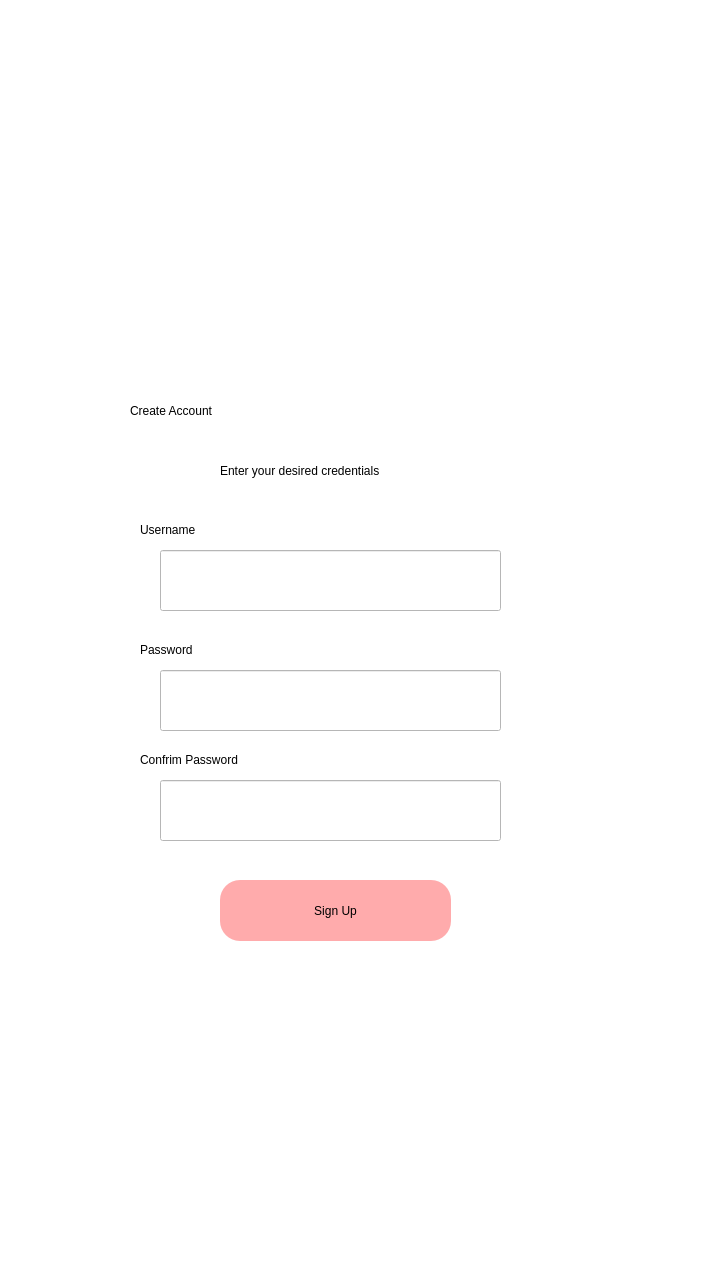
<?xml version="1.0" encoding="UTF-8"?>
<ui version="4.0">
 <class>Dialog</class>
 <widget class="QDialog" name="Dialog">
  <property name="geometry">
   <rect>
    <x>0</x>
    <y>0</y>
    <width>720</width>
    <height>1280</height>
   </rect>
  </property>
  <property name="windowTitle">
   <string>Dialog</string>
  </property>
  <widget class="QWidget" name="widget" native="true">
   <property name="geometry">
    <rect>
     <x>0</x>
     <y>0</y>
     <width>720</width>
     <height>1280</height>
    </rect>
   </property>
   <property name="styleSheet">
    <string notr="true">background-color: rgb(255, 255, 255);

</string>
   </property>
   <widget class="QLabel" name="label">
    <property name="geometry">
     <rect>
      <x>130</x>
      <y>360</y>
      <width>421</width>
      <height>101</height>
     </rect>
    </property>
    <property name="styleSheet">
     <string notr="true">color: rgb(0, 0, 0);
font: 36pt &quot;Monospace&quot;;
</string>
    </property>
    <property name="text">
     <string>Create Account</string>
    </property>
   </widget>
   <widget class="QLineEdit" name="Email">
    <property name="geometry">
     <rect>
      <x>160</x>
      <y>550</y>
      <width>341</width>
      <height>61</height>
     </rect>
    </property>
    <property name="styleSheet">
     <string notr="true">font: 12pt &quot;Modern&quot;;</string>
    </property>
   </widget>
   <widget class="QLabel" name="label_2">
    <property name="geometry">
     <rect>
      <x>140</x>
      <y>520</y>
      <width>161</width>
      <height>20</height>
     </rect>
    </property>
    <property name="styleSheet">
     <string notr="true">color: rgb(0, 0, 0);
font: 15pt &quot;Monospace&quot;;
</string>
    </property>
    <property name="text">
     <string>Username</string>
    </property>
   </widget>
   <widget class="QLabel" name="label_3">
    <property name="geometry">
     <rect>
      <x>140</x>
      <y>640</y>
      <width>161</width>
      <height>20</height>
     </rect>
    </property>
    <property name="styleSheet">
     <string notr="true">color: rgb(0, 0, 0);
font: 15pt &quot;Monospace&quot;;
</string>
    </property>
    <property name="text">
     <string>Password</string>
    </property>
   </widget>
   <widget class="QPushButton" name="SignUp">
    <property name="geometry">
     <rect>
      <x>220</x>
      <y>880</y>
      <width>231</width>
      <height>61</height>
     </rect>
    </property>
    <property name="styleSheet">
     <string notr="true">color: rgb(0, 0, 0);
background-color: rgb(255, 171, 172);
border-radius:20px;
font: 16pt &quot;Monospace&quot;;</string>
    </property>
    <property name="text">
     <string>Sign Up</string>
    </property>
   </widget>
   <widget class="QLabel" name="label_4">
    <property name="geometry">
     <rect>
      <x>220</x>
      <y>450</y>
      <width>241</width>
      <height>41</height>
     </rect>
    </property>
    <property name="styleSheet">
     <string notr="true">color: rgb(0, 0, 0);
font: 10pt &quot;Monospace&quot;;
</string>
    </property>
    <property name="text">
     <string>Enter your desired credentials</string>
    </property>
   </widget>
   <widget class="QLineEdit" name="Password">
    <property name="geometry">
     <rect>
      <x>160</x>
      <y>670</y>
      <width>341</width>
      <height>61</height>
     </rect>
    </property>
    <property name="styleSheet">
     <string notr="true">font: 12pt &quot;Modern&quot;;</string>
    </property>
   </widget>
   <widget class="QLabel" name="accountError">
    <property name="geometry">
     <rect>
      <x>150</x>
      <y>850</y>
      <width>351</width>
      <height>21</height>
     </rect>
    </property>
    <property name="styleSheet">
     <string notr="true">font: 12pt &quot;MS Shell Dlg 2&quot;;
color: rgb(255, 0, 0);</string>
    </property>
    <property name="text">
     <string/>
    </property>
   </widget>
   <widget class="QLineEdit" name="Confirm">
    <property name="geometry">
     <rect>
      <x>160</x>
      <y>780</y>
      <width>341</width>
      <height>61</height>
     </rect>
    </property>
    <property name="styleSheet">
     <string notr="true">font: 12pt &quot;Modern&quot;;</string>
    </property>
   </widget>
   <widget class="QLabel" name="label_5">
    <property name="geometry">
     <rect>
      <x>140</x>
      <y>750</y>
      <width>221</width>
      <height>20</height>
     </rect>
    </property>
    <property name="styleSheet">
     <string notr="true">color: rgb(0, 0, 0);
font: 15pt &quot;Monospace&quot;;
</string>
    </property>
    <property name="text">
     <string>Confrim Password</string>
    </property>
   </widget>
  </widget>
 </widget>
 <resources/>
 <connections/>
</ui>
